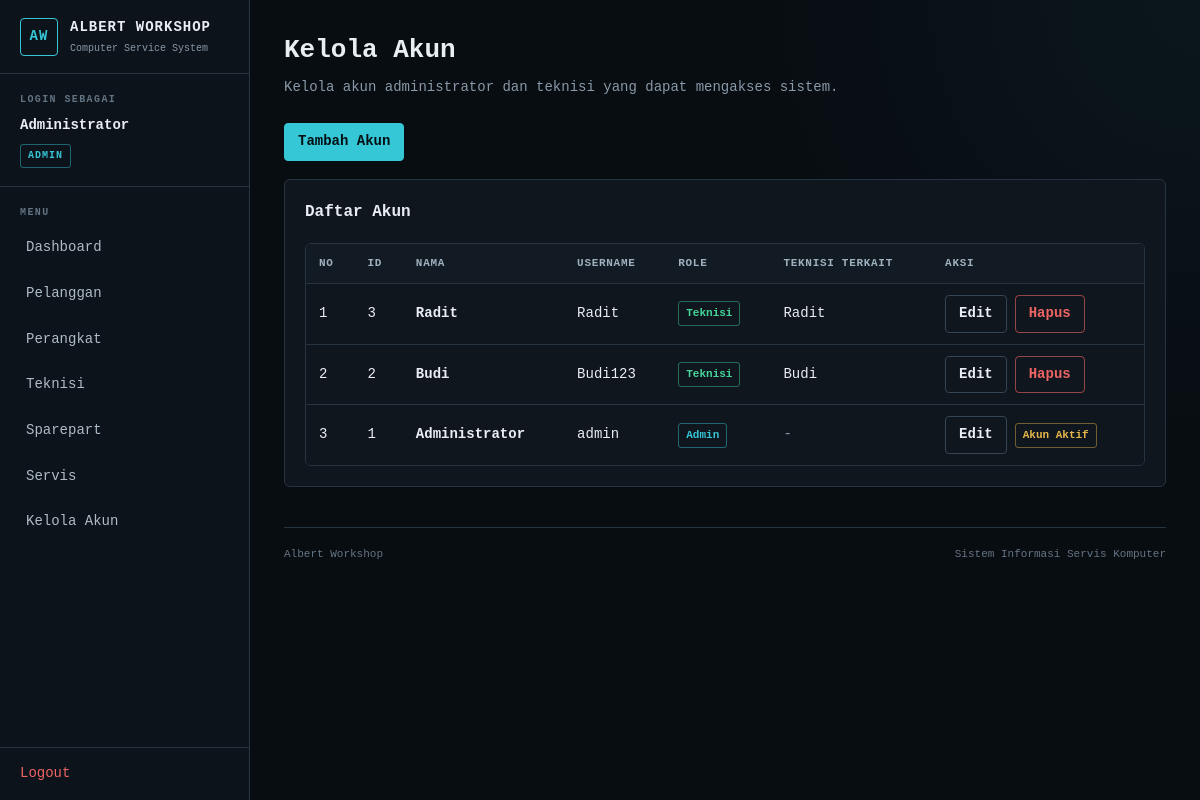
/akun/index.php (signed in), run on the app's committed database.
### tables this page shows
CREATE TABLE `users` (
  `id_user` int NOT NULL,
  `id_teknisi` int DEFAULT NULL,
  `username` varchar(50) NOT NULL,
  `password` varchar(255) NOT NULL,
  `role` enum('admin','teknisi') NOT NULL,
  `nama` varchar(100) NOT NULL
);

CREATE TABLE `teknisi` (
  `id_teknisi` int NOT NULL,
  `nama_teknisi` varchar(100) NOT NULL,
  `no_hp` varchar(20) NOT NULL,
  `keahlian` varchar(100) NOT NULL
);

### akun/index.php (the view, shortened to what this page needs)
<?php
require '../config/koneksi.php';
$query = mysqli_query(
    $koneksi,
    "SELECT
        users.id_user,
        users.id_teknisi,
        users.username,
        users.role,
        users.nama,
        teknisi.nama_teknisi
     FROM users
     LEFT JOIN teknisi
        ON users.id_teknisi =
           teknisi.id_teknisi
     ORDER BY users.id_user DESC"
);
require '../template/header.php';
require '../template/sidebar.php';
?>
<div class="page-header">
    <div>
        <h1>Kelola Akun</h1>
        <p class="page-description">
            Kelola akun administrator dan teknisi
            yang dapat mengakses sistem.
        </p>
    </div>
</div>
<div class="toolbar">
    <a
        href="tambah.php"
        class="btn"
    >
        Tambah Akun
    </a>
</div>
<section class="panel">
    <h2 class="panel-title">
        Daftar Akun
    </h2>
    <?php if (mysqli_num_rows($query) > 0): ?>
        <div class="table-wrap">
            <table>
                <thead>
                    <tr>
                        <th>No</th>
                        <th>ID</th>
                        <th>Nama</th>
                        <th>Username</th>
                        <th>Role</th>
                        <th>Teknisi Terkait</th>
                        <th>Aksi</th>
                    </tr>
                </thead>
                <tbody>
                <?php
                $no = 1;
                while ($data = mysqli_fetch_assoc($query)):
                ?>
                    <tr>
                        <td>
                            <?= $no++; ?>
                        </td>
                        <td>
                            <?= (int) $data["id_user"]; ?>
                        </td>
                        <td>
                            <strong>
                                <?= htmlspecialchars(
                                    $data["nama"]
                                ); ?>
                            </strong>
                        </td>
                        <td>
                            <?= htmlspecialchars(
                                $data["username"]
                            ); ?>
                        </td>
                        <td>
                            <?php if (
                                $data["role"] === "admin"
                            ): ?>
                                <span class="status status-info">
                                    Admin
                                </span>
                            <?php else: ?>
                                <span class="status status-success">
                                    Teknisi
                                </span>
                            <?php endif; ?>
                        </td>
                        <td>
                            <?php if (
                                !empty($data["nama_teknisi"])
                            ): ?>
                                <?= htmlspecialchars(
                                    $data["nama_teknisi"]
                                ); ?>
                            <?php else: ?>
                                <span class="text-muted">
                                    -
                                </span>
                            <?php endif; ?>
                        </td>
                        <td>
                            <div class="toolbar">
                                <a
                                    href="edit.php?id=<?= $data["id_user"]; ?>"
                                    class="btn btn-secondary"
                                >
                                    Edit
                                </a>
                                <?php if (
                                    (int) $data["id_user"] !==
                                    (int) $_SESSION["id_user"]
                                ): ?>
                                    <a
                                        href="hapus.php?id=<?= $data["id_user"]; ?>"
                                        class="btn btn-danger"
                                        onclick="return confirm('Yakin ingin menghapus akun ini?')"
                                    >
                                        Hapus
                                    </a>
                                <?php else: ?>
                                    <span class="status status-warning">
                                        Akun Aktif
                                    </span>
                                <?php endif; ?>
                            </div>
                        </td>
                    </tr>
                <?php endwhile; ?>
                </tbody>
            </table>
        </div>
    <?php endif; ?>
</section>
<?php
require '../template/footer.php';
?>

### assets/css/style.css (style rules this page uses)
:root { --bg: #080d12; --surface: #0f161d; --surface-2: #151e27; --border: #263442; --border-light: #344555; --text: #e8eef4; --muted: #8999a8; --accent: #36c7d7; --accent-hover: #60d6e2; --success: #45d69a; --warning: #e8b84a; --danger: #ef6464; --sidebar-width: 250px; --radius: 6px; --font-main: "0xProto Nerd Font", monospace; }
* { box-sizing: border-box; }
html { color-scheme: dark; }
html, body { width: 100%; min-height: 100%; }
body { margin: 0; background: radial-gradient( circle at top right, rgba(54, 199, 215, 0.05), transparent 28rem ), var(--bg); color: var(--text); font-family: var(--font-main); font-size: 14px; line-height: 1.55; overflow-x: hidden; }
a { color: var(--accent); text-decoration: none; }
h1, h2, h3 { margin-top: 0; color: var(--text); font-family: var(--font-main); font-weight: 700; }
h1 { font-size: 26px; }
h2 { font-size: 20px; }
p { line-height: 1.65; }
strong { font-weight: 700; }
.text-muted { color: var(--muted); }
.main-content > * { max-width: 100%; }
.page-header { display: flex; align-items: flex-start; justify-content: space-between; gap: 20px; width: 100%; margin: 0 0 24px; }
.page-header h1 { margin: 0 0 6px; }
.page-description { margin: 0; color: var(--muted); }
.panel { width: 100%; margin: 0 0 22px; padding: 20px; background: var(--surface); border: 1px solid var(--border); border-radius: var(--radius); }
.panel-title { margin-bottom: 18px; font-size: 16px; }
.toolbar { display: flex; flex-wrap: wrap; align-items: center; gap: 8px; margin: 0 0 18px; }
td .toolbar { margin-bottom: 0; }
button, .btn { display: inline-flex; align-items: center; justify-content: center; min-height: 36px; padding: 7px 13px; background: var(--accent); border: 1px solid var(--accent); border-radius: 4px; color: #041013; font-family: var(--font-main); font-size: 14px; font-weight: 700; cursor: pointer; transition: background 0.15s ease, border-color 0.15s ease, color 0.15s ease; }
.btn-secondary { background: transparent; border-color: var(--border-light); color: var(--text); }
.btn-danger { background: transparent; border-color: rgba(239, 100, 100, 0.6); color: var(--danger); }
.table-wrap { width: 100%; overflow-x: auto; border: 1px solid var(--border); border-radius: var(--radius); }
table { width: 100%; border-collapse: collapse; background: var(--surface); border: 0 !important; }
thead { background: #121b23; }
th, td { padding: 11px 13px; border-bottom: 1px solid var(--border); text-align: left; vertical-align: middle; }
th { color: #9fb0bf; font-size: 11px; font-weight: 700; text-transform: uppercase; letter-spacing: 0.7px; }
tbody tr:last-child td { border-bottom: 0; }
.status { display: inline-flex; align-items: center; padding: 3px 7px; border: 1px solid var(--border); border-radius: 3px; font-size: 11px; font-weight: 700; }
.status-success { border-color: rgba(69, 214, 154, 0.45); color: var(--success); }
.status-warning { border-color: rgba(232, 184, 74, 0.45); color: var(--warning); }
.status-info { border-color: rgba(54, 199, 215, 0.45); color: var(--accent); }

### data on the page
users: id_user "3", nama "Radit", username "Radit", role "Teknisi", id_teknisi.nama_teknisi "Radit"
users: id_user "2", nama "Budi", username "Budi123", role "Teknisi", id_teknisi.nama_teknisi "Budi"
users: id_user "1", nama "Administrator", username "admin", role "Admin", shows "Akun Aktif"

### other printed values
$nama "Administrator"
$role "ADMIN"
